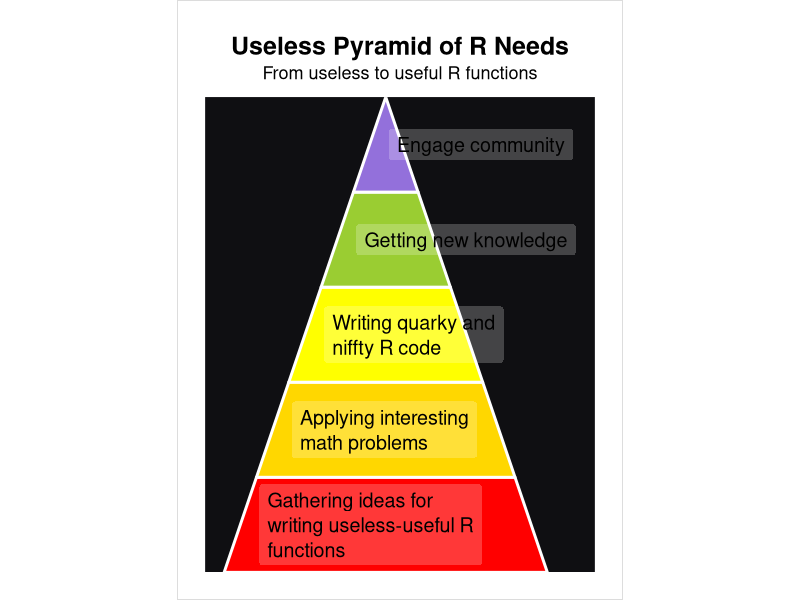

This chart was generated by the following R code:
##########################################
# 
# Useless Pyramid of R needs
# Adopted by Maslow's hierarchy of needs
# Version 2
#
# Series:
# Little Useless-useful R functions #81
# Created: November  1, 2025
# Author: Tomaz Kastrun
# Blog: tomaztsql.wordpress.com
# V.2.0

###########################################

library(ggplot2)
library(grid)

useless_needs_pyramid <- function(
    levels  = c("L1","L2","L3","L4","L5"),
    palette = c("#8e24aa","#3f51b5","#2196f3","#4caf50","#fbc02d")
) {

  tiers <- 5
  H  <- tiers * 1.0   
  BW <- 3.4            

  w_at <- function(y) (BW/2) * (1 - y / H)
  y_breaks <- seq(0, H, length.out = tiers + 1)
  poly_list <- lapply(seq_len(tiers), function(i) {
    ymin <- y_breaks[i]
    ymax <- y_breaks[i + 1]
    wt   <- w_at(ymax)
    wb   <- w_at(ymin)
    data.frame(
      tier = i,
      x = c(-wt, wt, wb, -wb),
      y = c(ymax, ymax, ymin, ymin)
    )
  })
  poly_df <- do.call(rbind, poly_list)

  # ToDO: Add delimiters for text!
  lab_df <- data.frame(
    tier  = seq_len(tiers),
    ymin  = y_breaks[-(tiers + 1)],
    ymax  = y_breaks[-1]
  )
  
  lab_df$y_mid <- (lab_df$ymin + lab_df$ymax) / 2
  lab_df$w_mid <- w_at(lab_df$y_mid)
  lab_df$label <- rev(levels)                
  lab_df$fill  <- palette
  lab_df$label_x <- -lab_df$w_mid + 0.2
  

  # wrap long labels
  wrap_width = 25
  wrap_fun <- function(s, w) paste(strwrap(s, width = w), collapse = "\n")
  lab_df$label_wrapped <- vapply(lab_df$label, wrap_fun, character(1), w = wrap_width)
  

  add_alpha <- function(col, alpha) {
    rgb <- grDevices::col2rgb(col, TRUE)/255
    grDevices::rgb(rgb[1], rgb[2], rgb[3], alpha = alpha)
  }
  
  poly_df <- merge(poly_df, transform(lab_df, tier = tier, fill = fill), by = "tier", sort = FALSE)
  
  p <- ggplot() +
    geom_polygon(
      data = poly_df,
      aes(x = x, y = y, group = tier, fill = I(fill)),
      color = "white", linewidth = 1
    ) +
    geom_label(
      data = lab_df,
      aes(x = label_x, y = y_mid, label = label_wrapped),
      hjust = 0, vjust = 0.5,
      label.size = 0,
      fill = add_alpha("white", 0.22),
      label.padding = unit(6, "pt"),
      size = 5,
      lineheight = 1.05,
      color = "black"
    ) +
    coord_equal(
      xlim = c(-BW/2 - 0.2, BW/2 + 0.5), ylim = c(0, H),
      expand = FALSE
    ) +
    labs( title    = "Useless Pyramid of R Needs",
          subtitle = "From useless to useful R functions",
      x = NULL, y = NULL) +
    theme_void(base_size = 13) +
    theme(
      plot.title    = element_text(face = "bold", size = 18, hjust = 0.5),
      plot.subtitle = element_text(margin = margin(t = 4, b = 10), hjust = 0.5),
      panel.background = element_rect(fill = "#0f0f12", color = NA),
      plot.background  = element_rect(colour = "gray", fill = NA),
      plot.margin = margin(20, 20, 20, 20)
    )
  
  print(p)
}

useless_needs_pyramid(
  levels = c(
    "Engage \ncommunity",
    "Getting new knowledge",
    "Writing quarky and niffty R code",
    "Applying interesting math problems",
    "Gathering ideas for writing useless-useful R functions"
  ),
  palette = c("red","gold","yellow","yellowgreen","mediumpurple")
)
